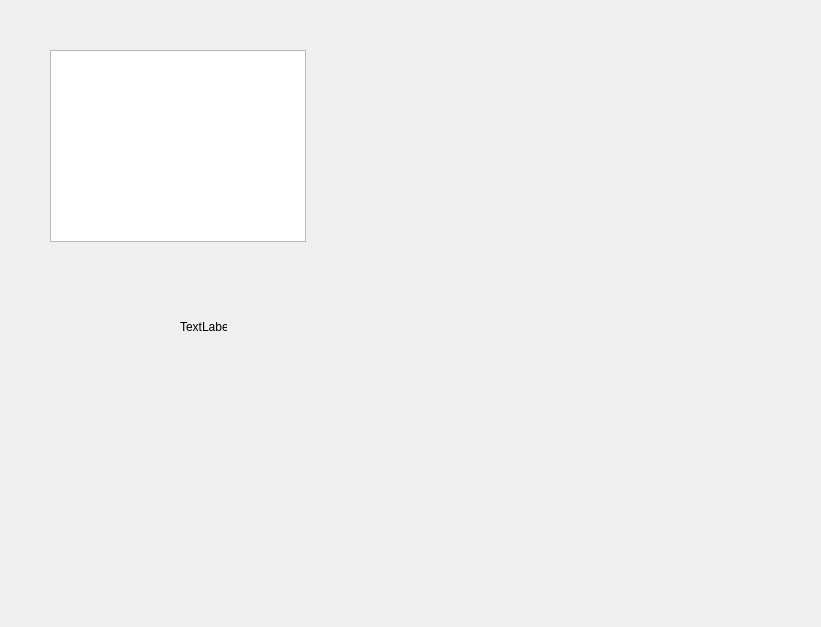
<?xml version="1.0" encoding="UTF-8"?>
<ui version="4.0">
 <class>Notification</class>
 <widget class="QWidget" name="Notification">
  <property name="geometry">
   <rect>
    <x>0</x>
    <y>0</y>
    <width>821</width>
    <height>627</height>
   </rect>
  </property>
  <property name="windowTitle">
   <string>Form</string>
  </property>
  <widget class="QLabel" name="label">
   <property name="geometry">
    <rect>
     <x>180</x>
     <y>320</y>
     <width>47</width>
     <height>13</height>
    </rect>
   </property>
   <property name="text">
    <string>TextLabel</string>
   </property>
  </widget>
  <widget class="QTableView" name="tableView">
   <property name="geometry">
    <rect>
     <x>50</x>
     <y>50</y>
     <width>256</width>
     <height>192</height>
    </rect>
   </property>
  </widget>
 </widget>
 <resources/>
 <connections/>
</ui>
